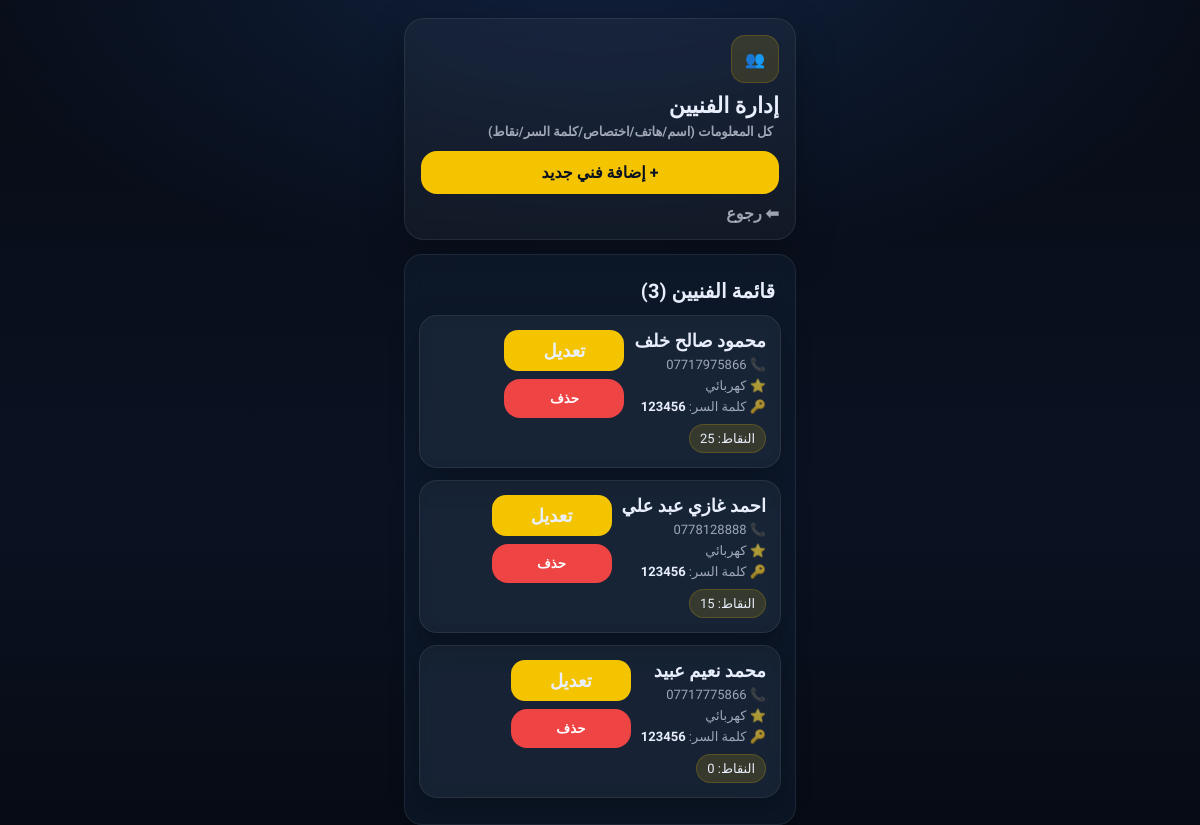
Page /admin/techs (signed in) on the earlier database version.
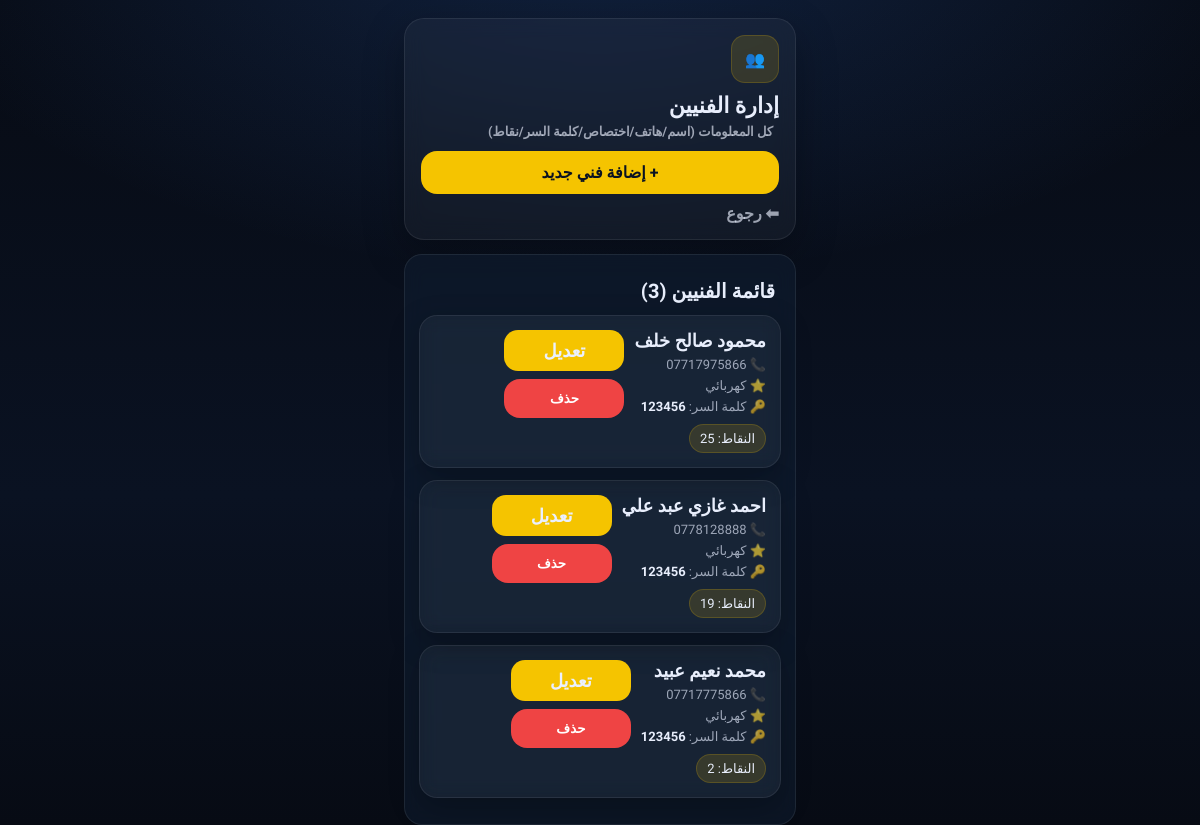
Same page on the later database version.
### tables this page shows
CREATE TABLE technicians (
        id INTEGER PRIMARY KEY AUTOINCREMENT,
        name TEXT NOT NULL,
        phone TEXT UNIQUE NOT NULL,
        password TEXT NOT NULL,
        specialty TEXT,
        points INTEGER NOT NULL DEFAULT 0,
        created_at TEXT NOT NULL
    );

### app.py (the view)
@app.get("/admin/techs")
def admin_techs():
    if not admin_required():
        return redirect(url_for("admin_login"))
    con = db.connect()
    techs = con.execute("SELECT * FROM technicians ORDER BY id DESC").fetchall()
    con.close()
    return render_template("admin_techs.html", site_name=SITE_NAME, techs=techs)

### app.py (called while the page is built)
def admin_required():
    return session.get("admin_logged_in") is True

### db.py (called while the page is built)
def connect():
    con = sqlite3.connect(DB_PATH)
    con.row_factory = sqlite3.Row
    return con

### templates/admin_techs.html (shortened to what this page needs)
<!doctype html>
<html lang="ar" dir="rtl">
<head>
  <link rel="stylesheet" href="{{ url_for('static', filename='css/theme.css') }}">
</head>
<body>
  <div class="mobile-wrap">
    <div class="top-card">
      <div class="badge-icon">👥</div>
      <div style="margin-top:10px;">
        <div class="page-title">إدارة الفنيين</div>
        <div class="page-subtitle">كل المعلومات (اسم/هاتف/اختصاص/كلمة السر/نقاط)</div>
      </div>
      <div style="margin-top:12px;">
        <a class="btn-yellow" href="{{ url_for('admin_tech_new') }}" style="display:block;text-align:center;text-decoration:none;">+ إضافة فني جديد</a>
      </div>
      <div style="margin-top:10px;">
        <a href="{{ url_for('admin_dashboard') }}" style="color:var(--muted);text-decoration:none;font-weight:800;">⬅ رجوع</a>
      </div>
    </div>
    <div class="section">
      <div class="section-title">قائمة الفنيين ({{ techs|length }})</div>
      {% for t in techs %}
        <div class="quick-item" style="text-align:right;">
          <div style="display:flex;justify-content:space-between;gap:10px;align-items:flex-start;">
            <div style="flex:1;">
              <div style="font-weight:900;font-size:18px;">{{ t.name }}</div>
              <div class="muted small" style="margin-top:6px;">📞 {{ t.phone }}</div>
              <div class="muted small" style="margin-top:6px;">⭐ {{ t.specialty or 'بدون' }}</div>
              <div class="muted small" style="margin-top:6px;">🔑 كلمة السر: <b style="color:var(--text)">{{ t.password }}</b></div>
              <div class="small" style="margin-top:10px;display:inline-block;background:rgba(245,196,0,.14);border:1px solid rgba(245,196,0,.18);padding:6px 10px;border-radius:999px;">
                النقاط: {{ t.points }}
              </div>
            </div>
            <div style="display:flex;flex-direction:column;gap:8px;min-width:120px;">
              <a href="{{ url_for('admin_tech_edit', tech_id=t.id) }}" class="btn-yellow"
                 style="display:block;text-align:center;text-decoration:none;padding:10px;border-radius:14px;">
                 تعديل
              </a>
              <form method="post" action="{{ url_for('admin_tech_delete', tech_id=t.id) }}"
                    onsubmit="return confirm('تأكيد حذف الفني؟');">
                <button type="submit" class="btn-yellow" style="background:#ef4444;color:#fff;">حذف</button>
              </form>
            </div>
          </div>
        </div>
      {% endfor %}
    </div>
  </div>
</body>
</html>

Differences in the rows shown:
changed technicians "احمد غازي عبد علي": points "15" → "19"
changed technicians "محمد نعيم عبيد": points "0" → "2"
